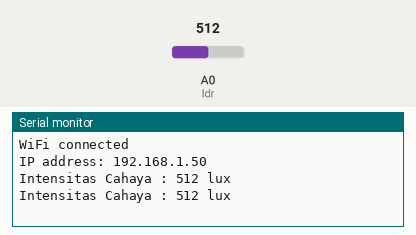
The sketch below on a simulated ESP8266 (NodeMCU). Shown: the last lines printed to the serial monitor. Inputs (shaded band) come from the test bench; at power-on: A0 (ldr) = 512. WiFi joins after 1.5 s; servers stay silent unless stated; random numbers use the default seed unless the sketch sets one; no MQTT or app messages arrive unless stated.

Above: at 2.7 s.
2.8 s: A0 (ldr) set to 716
At 4.1 s:
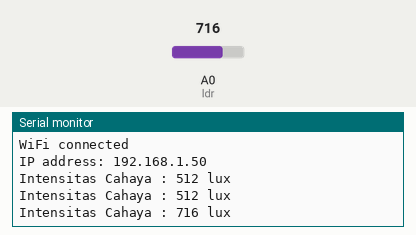
4.3 s: A0 (ldr) set to 900
At 5.2 s:
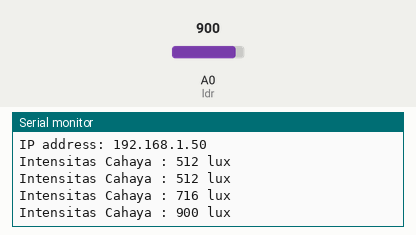
Timing chart, 0 to 7.3 s (numbered marks = the images above; inputs shaded):
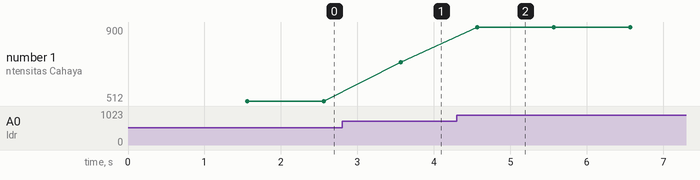

The sketch:

sensor_cahaya_client.ino
```cpp
#include <ESP8266WiFi.h>
#include <PubSubClient.h>
#define MSG_BUFFER_SIZE  (50)
#define ldr A0
#define adc_max 1023
#define adc_ref 5.0
#define resistansi 560
#define skalaLux 125235178.3654270
#define exponen -1.604568157

const char* ssid = "Warnet Putri";
const char* password = "poiuytrewq";
const char* mqtt_server = "192.168.100.117";
int durasi,jarak;

WiFiClient espClient;
PubSubClient client(espClient);

char msg[MSG_BUFFER_SIZE];

void setup_wifi() {
  delay(10);
  WiFi.mode(WIFI_STA);
  WiFi.begin(ssid, password);

  while (WiFi.status() != WL_CONNECTED) {
    delay(500);
  }

  randomSeed(micros());

  Serial.println("");
  Serial.println("WiFi connected");
  Serial.print("IP address: ");
  Serial.println(WiFi.localIP());
}

void callback(char* topic, byte* payload, unsigned int length){
  for (int i = 0; i < length; i++) {
  }
}

void reconnect() {
  while (!client.connected()) {
    String clientId = "ESP8266Client-";
    clientId += String(random(0xffff), HEX);

    if (client.connect(clientId.c_str())) {
    } else {
      delay(5000);
    }
  }
}

void setup() {
  setup_wifi();
  Serial.begin(115200);

  pinMode(ldr,INPUT);

  client.setServer(mqtt_server, 1883);
  client.setCallback(callback);
}

void loop() {
  if (!client.connected()) {
    reconnect();
  }

  client.loop();

  short intensitas;
  double tResistor, tLdr;
  double rLdr;
  double luxLdr;

  intensitas=analogRead(ldr);

  tResistor=(float)intensitas/adc_max*adc_ref;
  tLdr=adc_ref-tResistor;
  rLdr=tLdr/tResistor*resistansi;
  luxLdr=skalaLux*pow(rLdr,exponen);

  double vIn=luxLdr;
  char vOut=(char)vIn;

  Serial.print("Intensitas Cahaya : ");
  Serial.print(intensitas);
  Serial.println(" lux");

  snprintf (msg, MSG_BUFFER_SIZE, "Intensitas Cahaya : %ld lux",vOut);

  client.publish("sensor_ldr", msg);
  delay(1000);
}
```

Measured:
- after the input at 2.8 s, the serial monitor: prints a new line after 0.76 s (image 1)
- after the input at 4.3 s, the serial monitor: prints a new line after 0.27 s (image 2)
- plotted number 1: 512 → 716 after the input at 2.8 s, 716 → 900 after the input at 4.3 s
